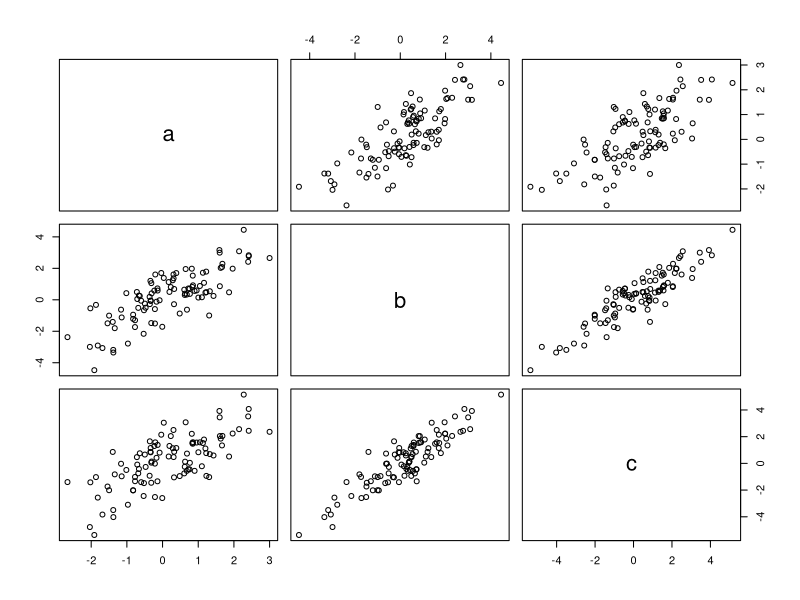

Write the R code that produced this figure.
#secondscript!
#data frames

x1=rnorm(100)
x2=rnorm(100)
x3=rnorm(100)

t=data.frame(a=x1, b=x1+x2, c=x1+x2+x3)

plot(t)